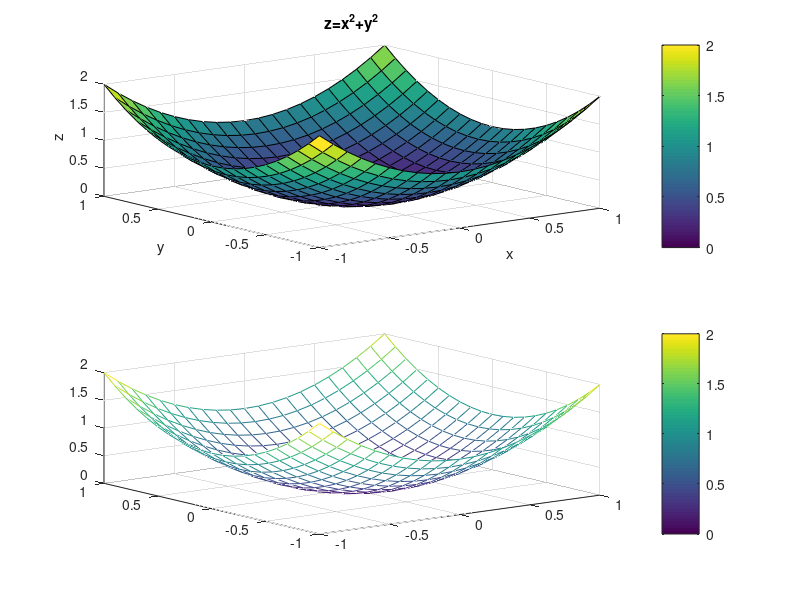

Here is the MATLAB script that generated this plot:
clc
clear
[x,y]=meshgrid(-1:0.1:1);
z=(x.^2+y.^2);
subplot(2,1,1)
surf(x,y,z)
colorbar
xlabel('x')
ylabel('y')
zlabel('z')
title('z=x^2+y^2')
subplot(2,1,2)
mesh(x,y,z)
colorbar